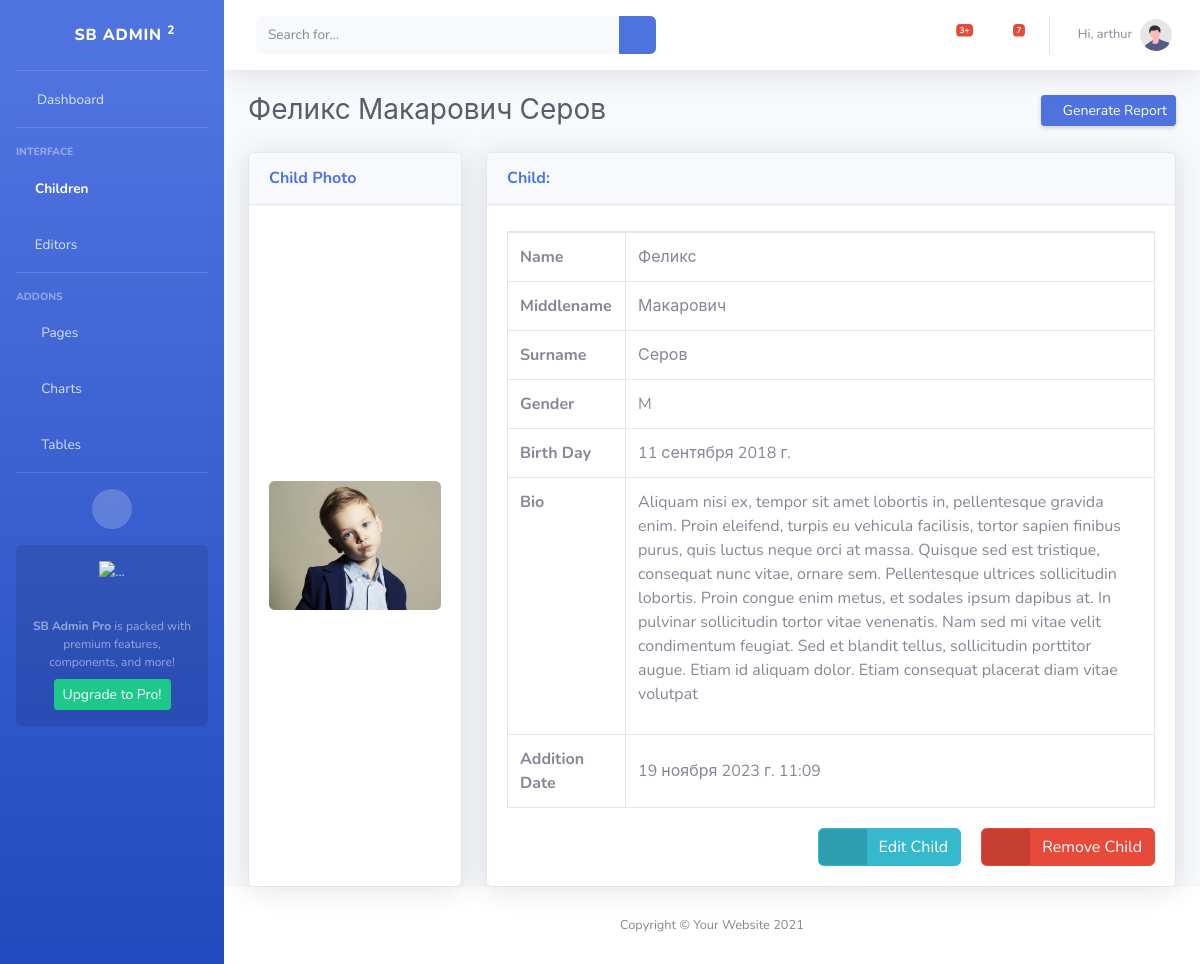
Screenshot of /children/6/ (signed in) with the database file from the repository.
### apps/children/models.py (models this page shows, shortened)
class Child(models.Model):
    class Meta:
        verbose_name = _('child')
        verbose_name_plural = _('children')
    objects = models.Manager()
    GENDER = [
        ('M', 'Man'),
        ('W', 'Woman'),
    ]
    gender = models.CharField(verbose_name=_('Gender'), max_length=1, choices=GENDER, default='M')
    name = models.CharField(verbose_name=_('Name'), max_length=100, db_index=True)
    middlename = models.CharField(verbose_name=_('Middlename'), max_length=100, db_index=True)
    surname = models.CharField(verbose_name=_('Surname'), max_length=100, db_index=True)
    birth_date = models.DateField(null=True, blank=True)
    avatar = models.ImageField(verbose_name=_('Photo'), null=True, blank=True, upload_to=profile_avatar_path)
    bio = models.TextField(verbose_name=_('Bio'), null=False, blank=True, db_index=True)
    addition_date = models.DateTimeField(verbose_name=_('Addition Date'), auto_now_add=True)
    archived = models.BooleanField(verbose_name=_('Archived'), default=False, null=False, blank=True)

### apps/children/views.py (the view)
# urls.py: path('<int:pk>/', ChildDetailsView.as_view(), name="ChildDetailsView"),
class ChildDetailsView(LoginRequiredMixin, UserPassesTestMixin, DetailView):
    login_url = '/login/'
    redirect_field_name = 'redirect_to'
    template_name = 'children/child-details.html'
    model = Child
    context_object_name = 'child'
    def test_func(self):
        curr_us = self.request.user
        if curr_us.is_superuser or curr_us.groups.filter(name='Редакторы детей').exists():
            return True
        return False
    def get_context_data(self, **kwargs):
        context = super().get_context_data(**kwargs)
        context['page_name'] = context['page_title'] = self.object.name + ' ' + self.object.middlename + ' ' + self.object.surname
        context['children_active_cls'] = 'active'
        return context

### templates/children/child-details.html (shortened to what this page needs)
{% extends 'base.html' %}
{% load static %}
{% block content %}
<div class="row user-wrap">
	<div class="col-xl-3 col-lg-3">
		<div class="card shadow">
			<div class="card-header py-3 d-flex flex-row align-items-center justify-content-between">
				<h6 class="m-0 font-weight-bold text-primary">Child Photo</h6>
			</div>
			<div class="card-body">
				<div class="avatar">
					 {% if child.avatar %}
					<img src="{{child.avatar.url}}" class="rounded">
					{% else %}
					<img src="{% static 'img/undraw_profile.svg' %}" class="rounded">
					{% endif %}
				</div>
			</div>
		</div>
	</div>
	<div class="col-xl-9 col-lg-9">
		<div class="card shadow">
			<div class="card-header py-3 d-flex flex-row align-items-center justify-content-between">
				<h6 class="m-0 font-weight-bold text-primary">Child:</h6>
			</div>
			<div class="card-body">
				<div class="user-info">
					<table class="table table-bordered dataTable">
						<tr>
							<th>Name</th>
							<td>{{ child.name }}</td>
						</tr>
						<tr>
							<th>Middlename</th>
							<td>{{ child.middlename }}</td>
						</tr>
						<tr>
							<th>Surname</th>
							<td>{{ child.surname }}</td>
						</tr>
						<tr>
							<th>Gender</th>
							<td>{{ child.gender }}</td>
						</tr>
						<tr>
							<th>Birth Day</th>
							<td>{{ child.birth_date }}</td>
						</tr>
						<tr>
							<th>Bio</th>
							<td>{{ child.bio|linebreaks }}</td>
						</tr>
						<tr>
							<th>Addition Date</th>
							<td>{{ child.addition_date }}</td>
						</tr>
					</table>
					<div class="user-edit-btn-wrap">
						<a href="{% url 'ChildUpdateView' pk=child.pk  %}" class="btn btn-info btn-icon-split">
							<span class="icon text-white-50"><i class="fas fa-user-edit"></i></span>
							<span class="text">Edit Child</span>
						</a>
						<a href="#" class="btn btn-danger btn-icon-split" data-toggle="modal" data-target="#ChildDeleteModal">
                           	<span class="icon text-white-50"><i class="fas fa-trash"></i></span>
							<span class="text">Remove Child</span>
						</a>
					</div>
				</div>
			</div>
		</div>
	</div>
</div>
{% endblock content %}

### templates/base.html (shortened to what this page needs)
<!DOCTYPE html>
<html lang="en">
{% include "head.html" %}
{% load static %}
<body id="page-top">
    <div id="wrapper">
        <ul class="navbar-nav bg-gradient-primary sidebar sidebar-dark accordion" id="accordionSidebar">
            <a class="sidebar-brand d-flex align-items-center justify-content-center" href="index.html">
                <div class="sidebar-brand-icon rotate-n-15">
                    <i class="fas fa-laugh-wink"></i>
                </div>
                <div class="sidebar-brand-text mx-3">SB Admin <sup>2</sup></div>
            </a>
            <hr class="sidebar-divider my-0">
            <li class="nav-item {{ dash_active_cls }}">
                <a class="nav-link" href="{% url 'DashboardView' %}"><i class="fas fa-fw fa-tachometer-alt"></i><span>Dashboard</span></a>
            </li>
            <hr class="sidebar-divider">
            <div class="sidebar-heading">
                Interface
            </div>
            <li class="nav-item {{ children_active_cls }}">
                <a class="nav-link collapsed" href="#" data-toggle="collapse" data-target="#collapseChildren"
                    aria-expanded="true" aria-controls="collapseTwo">
                    <i class="fas fa-child"></i>
                    <span>Children</span>
                </a>
            </li>
            <li class="nav-item {{ users_active_cls }}">
                <a class="nav-link collapsed" href="#" data-toggle="collapse" data-target="#collapseEditors"
                    aria-expanded="true" aria-controls="collapseTwo">
                    <i class="fas fa-user-edit"></i>
                    <span>Editors</span>
                </a>
            </li>
            <hr class="sidebar-divider">
            <div class="sidebar-heading">
                Addons
            </div>
            <li class="nav-item">
                <a class="nav-link collapsed" href="#" data-toggle="collapse" data-target="#collapsePages"
                    aria-expanded="true" aria-controls="collapsePages">
                    <i class="fas fa-fw fa-folder"></i>
                    <span>Pages</span>
                </a>
            </li>
            <li class="nav-item">
                <a class="nav-link" href="charts.html">
                    <i class="fas fa-fw fa-chart-area"></i>
                    <span>Charts</span></a>
            </li>
            <li class="nav-item">
                <a class="nav-link" href="tables.html">
                    <i class="fas fa-fw fa-table"></i>
                    <span>Tables</span></a>
            </li>
            <hr class="sidebar-divider d-none d-md-block">
            <div class="text-center d-none d-md-inline">
                <button class="rounded-circle border-0" id="sidebarToggle"></button>
            </div>
            <div class="sidebar-card d-none d-lg-flex">
                <img class="sidebar-card-illustration mb-2" src="{% static 'img/undraw_rocket.svg' %}" alt="...">
                <p class="text-center mb-2"><strong>SB Admin Pro</strong> is packed with premium features, components, and more!</p>
                <a class="btn btn-success btn-sm" href="https://startbootstrap.com/theme/sb-admin-pro">Upgrade to Pro!</a>
            </div>
        </ul>
        <div id="content-wrapper" class="d-flex flex-column">
            <div id="content">
                <nav class="navbar navbar-expand navbar-light bg-white topbar mb-4 static-top shadow">
                    <form
                        class="d-none d-sm-inline-block form-inline mr-auto ml-md-3 my-2 my-md-0 mw-100 navbar-search">
                        <div class="input-group">
                            <input type="text" class="form-control bg-light border-0 small" placeholder="Search for..."
                                aria-label="Search" aria-describedby="basic-addon2">
                            <div class="input-group-append">
                                <button class="btn btn-primary" type="button">
                                    <i class="fas fa-search fa-sm"></i>
                                </button>
                            </div>
                        </div>
                    </form>
                    <ul class="navbar-nav ml-auto">
                        <li class="nav-item dropdown no-arrow mx-1">
                            <a class="nav-link dropdown-toggle" href="#" id="alertsDropdown" role="button"
                                data-toggle="dropdown" aria-haspopup="true" aria-expanded="false">
                                <i class="fas fa-bell fa-fw"></i>
                                <span class="badge badge-danger badge-counter">3+</span>
                            </a>
                        </li>
                        <li class="nav-item dropdown no-arrow mx-1">
                            <a class="nav-link dropdown-toggle" href="#" id="messagesDropdown" role="button"
                                data-toggle="dropdown" aria-haspopup="true" aria-expanded="false">
                                <i class="fas fa-envelope fa-fw"></i>
                                <span class="badge badge-danger badge-counter">7</span>
                            </a>
                        </li>
                        <li class="nav-item dropdown no-arrow">
                            <a class="nav-link dropdown-toggle" href="#" id="userDropdown" role="button"
                                data-toggle="dropdown" aria-haspopup="true" aria-expanded="false">
                                <span class="mr-2 d-none d-lg-inline text-gray-600 small">Hi, {{ user }}</span>
                                <img class="img-profile rounded-circle"
                                    src="{% static 'img/undraw_profile.svg' %}">
                            </a>
                        </li>
                    </ul>
                </nav>
                <div class="container-fluid">
                    <div class="d-sm-flex align-items-center justify-content-between mb-4">
                        {% if page_name %}
                            <h1 class="h3 mb-0 text-gray-800">{{ page_name }}</h1>
                        {% else %}
                            <h1 class="h3 mb-0 text-gray-800">Dashboard</h1>
                        {% endif %}
                        <a href="#" class="d-none d-sm-inline-block btn btn-sm btn-primary shadow-sm"><i
                                class="fas fa-download fa-sm text-white-50"></i> Generate Report</a>
                    </div>
                    {% block content %}  {% endblock content %}
                </div>
            </div>
            <footer class="sticky-footer bg-white">
                <div class="container my-auto">
                    <div class="copyright text-center my-auto">
                        <span>Copyright &copy; Your Website 2021</span>
                    </div>
                </div>
            </footer>
        </div>
    </div>
</body>
</html>

### templates/head.html (shortened to what this page needs)
<head>
    {% load static %}
    <link href="{% static 'vendor/fontawesome-free/css/all.min.css' %}" rel="stylesheet" type="text/css">
    <link href="{% static 'css/sb-admin-2.min.css' %}" rel="stylesheet">
    <link href="{% static 'date-time-phone/jquery-ui.css' %}" rel="stylesheet">
    <link href="{% static 'date-time-phone/jquery-ui-timepicker-addon.css' %}" rel="stylesheet">
     <link href="{% static 'css/crm-styles.css' %}" rel="stylesheet">
    <link href="{% static 'css/dataTables.bootstrap4.min.css' %}" rel="stylesheet">
</head>

### templates/footer-scripts.html (shortened to what this page needs)
{% load static %}

### static/css/crm-styles.css (style rules this page uses)
.user-info table td { vertical-align: middle; }
.user-wrap .col-xl-3 .card, .user-wrap .col-xl-9 .card { height: 100%; }
.user-wrap .col-xl-3 .avatar { display:flex; align-items:center; height: 100%; width:100%; }
.user-edit-btn-wrap { display:flex; align-items:center; justify-content: end; }
.avatar img { max-width: 100%; }
.btn-icon-split .icon { min-width: 48px; }
.user-edit-btn-wrap { margin-top:20px; }
.user-edit-btn-wrap a + a { margin-left:20px; }

### rows the page displays
Child: avatar (picture), name "Феликс", middlename "Макарович", surname "Серов", gender "M", birth_date "11 сентября 2018 г.", bio "Aliquam nisi ex, tempor sit amet lobortis in, pellentesque gravida enim. Proin eleifend, turpis eu vehicula facilisis, tortor sapien finibus purus, quis luctus neque orci at massa. Quisque sed est tristique, consequat nunc vitae, ornare sem. Pellentesque ultrices sollicitudin lobortis. Proin congue enim metus, et sodales ipsum dapibus at. In pulvinar sollicitudin tortor vitae venenatis. Nam sed mi vitae velit condimentum feugiat. Sed et blandit tellus, sollicitudin porttitor augue. Etiam id aliquam dolor. Etiam consequat placerat diam vitae volutpat", addition_date "19 ноября 2023 г. 11:09"

### other values shown
{{ user }} "arthur"
{{ page_name }} "Феликс Макарович Серов"
